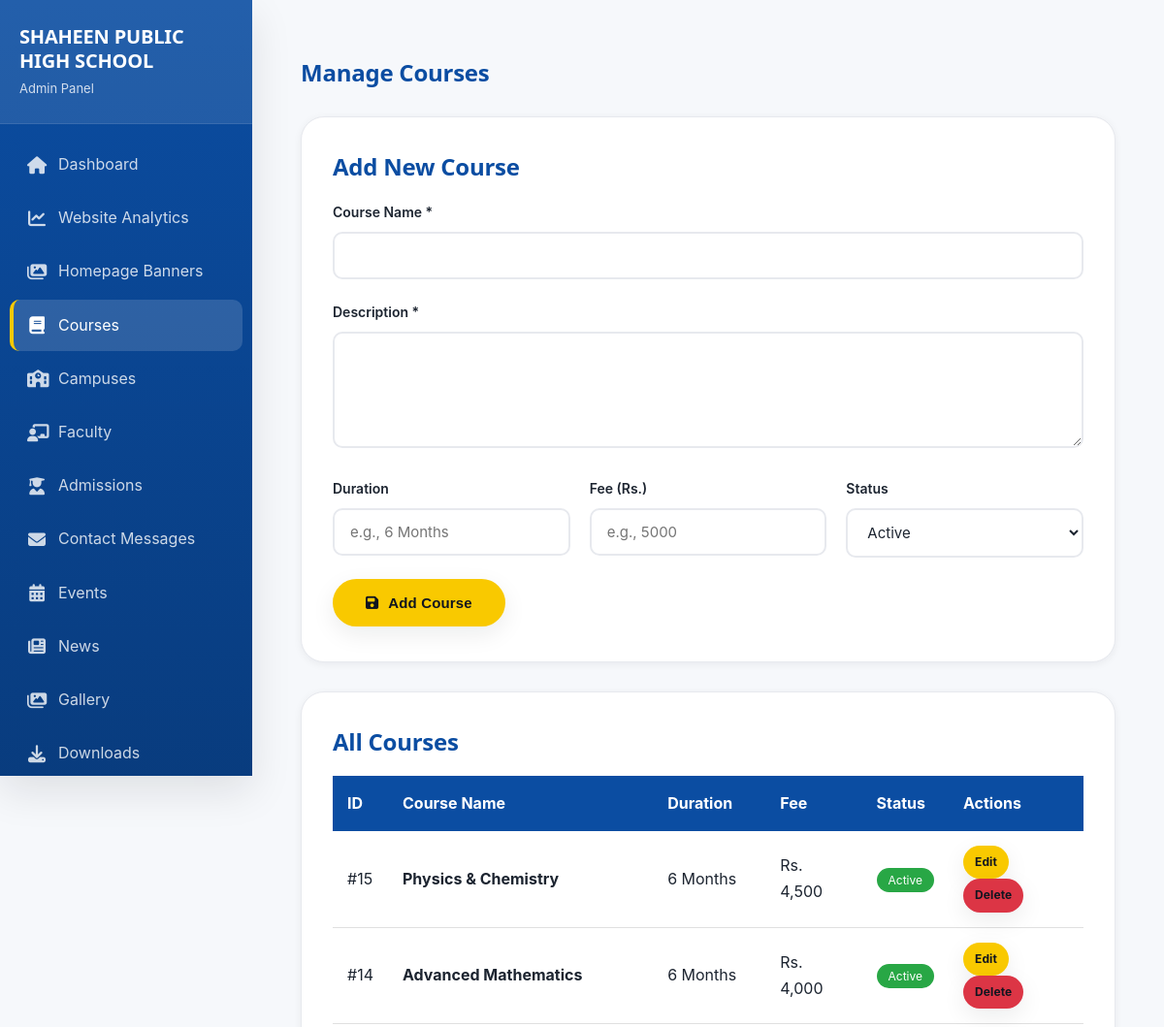
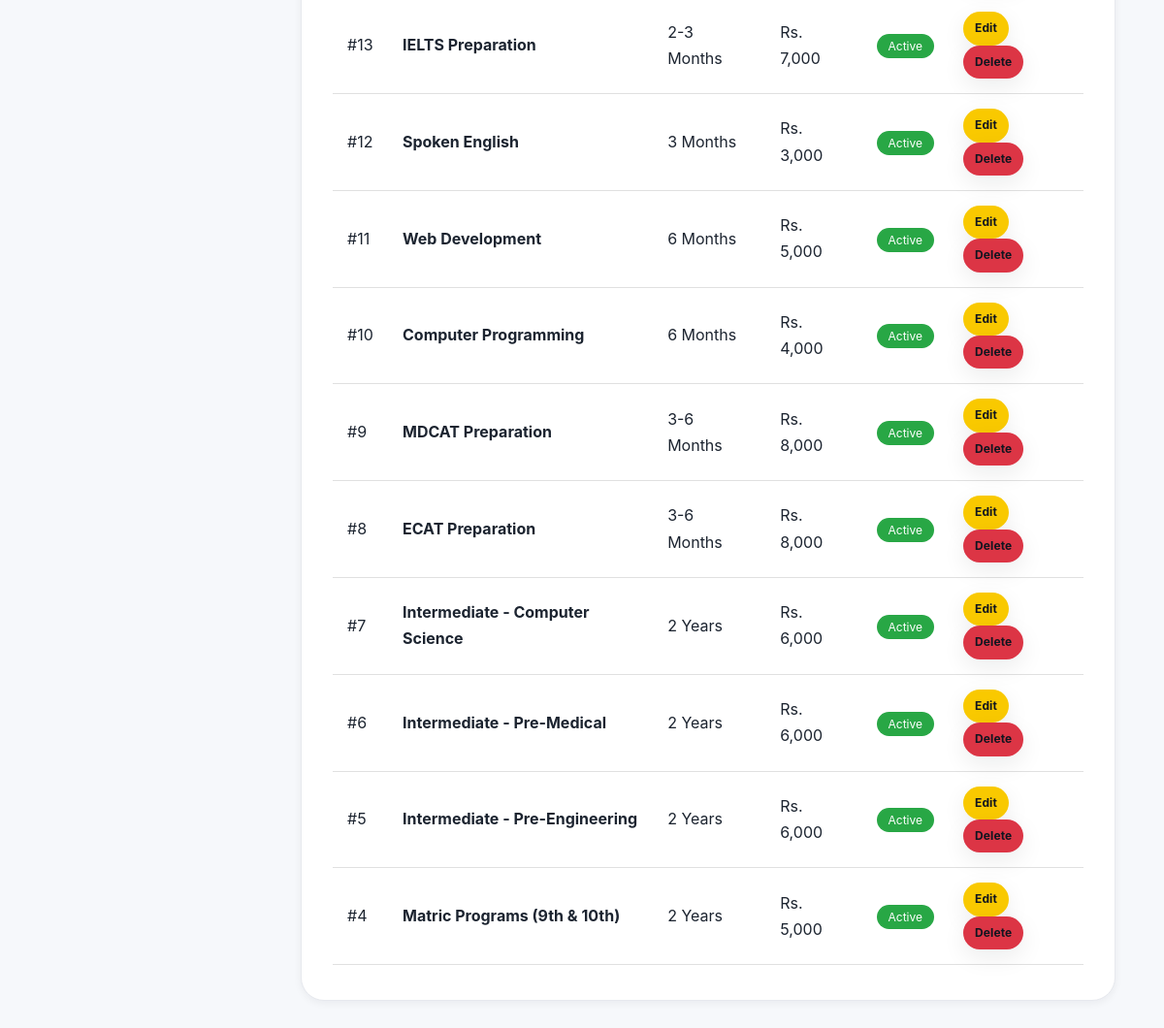
Page /AdminCP/manage_courses.php (signed in) on the committed database (2 pictures, top to bottom).
### tables this page shows
CREATE TABLE `courses` (
  `id` int(11) NOT NULL,
  `name` varchar(200) NOT NULL,
  `description` text DEFAULT NULL,
  `duration` varchar(50) DEFAULT NULL,
  `fee` decimal(10,2) DEFAULT NULL,
  `icon` varchar(50) DEFAULT NULL,
  `display_order` int(11) DEFAULT 0,
  `status` enum('active','inactive') DEFAULT 'active',
  `created_at` timestamp NOT NULL DEFAULT current_timestamp(),
  `updated_at` timestamp NOT NULL DEFAULT current_timestamp() ON UPDATE current_timestamp()
);

### AdminCP/manage_courses.php (the view, shortened to what this page needs)
<?php
require_once '../includes/config.php';
$edit_course = null;
$courses = mysqli_query($conn, "SELECT * FROM courses ORDER BY id DESC");
?>
<!DOCTYPE html>
<html lang="en">
<head>
    <link rel="stylesheet" href="../css/style.css">
    <link rel="stylesheet" href="https://cdnjs.cloudflare.com/ajax/libs/font-awesome/6.4.0/css/all.min.css">
    <link rel="stylesheet" href="assets/admin.css">
</head>
<body style="background: var(--bg-light);">
<div class="admin-shell">
<?php $active_page = 'manage_courses.php'; include 'includes/sidebar.php'; ?>
<div class="main-content">
    <div class="container" style="padding: 30px 20px;">
        <div style="display: flex; justify-content: space-between; align-items: center; margin-bottom: 30px; flex-wrap: wrap; gap: 15px;">
            <div class="admin-topbar-left">
                <h1 style="color: var(--primary-color); margin:0;">Manage Courses</h1>
            </div>
        </div>
        <div class="card" style="margin-bottom: 30px;">
            <h2 style="color: var(--primary-color); margin-bottom: 20px;"><?php echo $edit_course ? 'Edit Course' : 'Add New Course'; ?></h2>
            <form method="POST">
                <div class="form-group">
                    <label>Course Name *</label>
                    <input type="text" name="name" required value="<?php echo $edit_course ? htmlspecialchars($edit_course['name']) : ''; ?>">
                </div>
                <div class="form-group">
                    <label>Description *</label>
                    <textarea name="description" required rows="4"><?php echo $edit_course ? htmlspecialchars($edit_course['description']) : ''; ?></textarea>
                </div>
                <div style="display: grid; grid-template-columns: 1fr 1fr 1fr; gap: 20px;">
                    <div class="form-group">
                        <label>Duration</label>
                        <input type="text" name="duration" value="<?php echo $edit_course ? htmlspecialchars($edit_course['duration']) : ''; ?>" placeholder="e.g., 6 Months">
                    </div>
                    <div class="form-group">
                        <label>Fee (Rs.)</label>
                        <input type="number" name="fee" value="<?php echo $edit_course ? htmlspecialchars($edit_course['fee']) : ''; ?>" placeholder="e.g., 5000">
                    </div>
                    <div class="form-group">
                        <label>Status</label>
                        <select name="status">
                            <option value="active" <?php echo ($edit_course && $edit_course['status'] == 'active') ? 'selected' : ''; ?>>Active</option>
                        </select>
                    </div>
                </div>
                <button type="submit" class="btn btn-primary">
                    <i class="fas fa-save"></i> <?php echo $edit_course ? 'Update Course' : 'Add Course'; ?>
                </button>
            </form>
        </div>
        <div class="card" style="overflow-x: auto;">
            <h2 style="color: var(--primary-color); margin-bottom: 20px;">All Courses</h2>
            <table style="width: 100%; border-collapse: collapse;">
                <thead>
                    <tr style="background: var(--primary-color); color: white;">
                        <th style="padding: 15px; text-align: left;">ID</th>
                        <th style="padding: 15px; text-align: left;">Course Name</th>
                        <th style="padding: 15px; text-align: left;">Duration</th>
                        <th style="padding: 15px; text-align: left;">Fee</th>
                        <th style="padding: 15px; text-align: left;">Status</th>
                        <th style="padding: 15px; text-align: left;">Actions</th>
                    </tr>
                </thead>
                <tbody>
                    <?php
                    if ($courses && mysqli_num_rows($courses) > 0) {
                        while ($course = mysqli_fetch_assoc($courses)) {
                            echo '<tr style="border-bottom: 1px solid #e0e0e0;">';
                            echo '<td style="padding: 15px;">#' . $course['id'] . '</td>';
                            echo '<td style="padding: 15px;"><strong>' . htmlspecialchars($course['name']) . '</strong></td>';
                            echo '<td style="padding: 15px;">' . htmlspecialchars($course['duration']) . '</td>';
                            echo '<td style="padding: 15px;">Rs. ' . number_format($course['fee']) . '</td>';
                            echo '<td style="padding: 15px;"><span style="background: ' . ($course['status'] == 'active' ? '#28a745' : '#dc3545') . '; color: white; padding: 5px 12px; border-radius: 20px; font-size: 12px;">' . ucfirst($course['status']) . '</span></td>';
                            echo '<td style="padding: 15px;">';
                            echo '<a href="?edit=' . $course['id'] . '" class="btn btn-primary" style="padding: 5px 10px; font-size: 12px; margin-right: 5px;">Edit</a>';
                            echo '<a href="?action=delete&id=' . $course['id'] . '" class="btn btn-primary" style="padding: 5px 10px; font-size: 12px; background: #dc3545;" onclick="return confirm(\'Delete this course?\')">Delete</a>';
                            echo '</td>';
                            echo '</tr>';
                        }
                    } else {
                        echo '<tr><td colspan="6" style="padding: 30px; text-align: center; color: var(--text-light);">No courses yet</td></tr>';
                    }
                    ?>
                </tbody>
            </table>
        </div>
    </div>
    </div>
</div>
</body>
</html>

### css/style.css (style rules this page uses)
:root { --primary-color: #0B4DA2; --secondary-color: #FFFFFF; --accent-color: #F9C900; --ink: #10151f; --text-dark: #1c2430; --text-light: #5c6672; --muted: #8892a0; --border-color: #e7e9ee; --bg-light: #f6f8fb; --surface: #ffffff; --primary-dark: #0a3a7a; --primary-dark: color-mix(in srgb, var(--primary-color) 78%, black); --primary-soft: #eaf1fb; --primary-soft: color-mix(in srgb, var(--primary-color) 8%, white); --accent-dark: #d1a900; --accent-dark: color-mix(in srgb, var(--accent-color) 80%, black); --font-display: 'Plus Jakarta Sans', 'Poppins', 'Segoe UI', sans-serif; --font-body: 'Inter', 'Segoe UI', Tahoma, Geneva, Verdana, sans-serif; --radius-sm: 10px; --radius-md: 16px; --radius-lg: 24px; --radius-pill: 999px; --shadow-xs: 0 2px 8px rgba(16, 21, 31, 0.06); --shadow-sm: 0 8px 24px rgba(16, 21, 31, 0.08); --shadow-md: 0 16px 40px rgba(16, 21, 31, 0.10); --shadow-lg: 0 30px 70px rgba(16, 21, 31, 0.14); --shadow: var(--shadow-sm); --shadow-lg-legacy: var(--shadow-md); --container-width: 1240px; --transition: 280ms cubic-bezier(.4,0,.2,1); }
* { margin: 0; padding: 0; box-sizing: border-box; }
html { scroll-behavior: smooth; }
body { font-family: var(--font-body); color: var(--text-dark); line-height: 1.7; overflow-x: hidden; background: var(--surface); -webkit-font-smoothing: antialiased; -moz-osx-font-smoothing: grayscale; }
h1, h2, h3, h4, h5, h6 { font-family: var(--font-display); color: var(--ink); line-height: 1.25; letter-spacing: -0.01em; }
a { text-decoration: none; color: inherit; transition: color var(--transition), background var(--transition), border-color var(--transition), transform var(--transition), box-shadow var(--transition); }
.container { max-width: var(--container-width); margin: 0 auto; padding: 0 24px; }
.btn { display: inline-flex; align-items: center; justify-content: center; gap: 10px; padding: 14px 32px; border-radius: var(--radius-pill); font-weight: 700; font-size: 15px; letter-spacing: .01em; transition: all var(--transition); cursor: pointer; border: 2px solid transparent; }
.btn-primary { background: var(--accent-color); color: var(--ink); box-shadow: var(--shadow-sm); }
.card { background: var(--surface); border-radius: var(--radius-lg); padding: 36px 32px; box-shadow: var(--shadow-xs); transition: all var(--transition); border: 1px solid var(--border-color); }
.form-group { margin-bottom: 22px; }
.form-group label { display: block; margin-bottom: 8px; font-weight: 600; color: var(--text-dark); font-size: 14px; }
.form-group input, .form-group select, .form-group textarea { width: 100%; padding: 13px 16px; border: 2px solid var(--border-color); border-radius: var(--radius-sm); font-size: 15px; transition: all var(--transition); font-family: inherit; background: var(--surface); color: var(--text-dark); }
.form-group textarea { resize: vertical; min-height: 120px; }

### AdminCP/assets/admin.css (style rules this page uses)
* { margin: 0; padding: 0; box-sizing: border-box; }
html, body { height: 100%; }
body { background: var(--bg-light, #f5f7fa); font-family: var(--font-body, 'Segoe UI'), Tahoma, Geneva, Verdana, sans-serif; }
.admin-shell { display: grid; grid-template-columns: 260px minmax(0, 1fr); min-height: 100vh; }
.main-content { min-width: 0; padding: 30px; }
.admin-topbar-left { display: flex; align-items: center; gap: 14px; min-width: 0; }
.admin-topbar-left h1 { color: var(--primary-color, #0B4DA2); font-size: 24px; }

### rows in the picture
courses: id "15", name "Physics & Chemistry", duration "6 Months", fee "4,500", status "Active"
courses: id "14", name "Advanced Mathematics", duration "6 Months", fee "4,000", status "Active"
courses: id "13", name "IELTS Preparation", duration "2-3 Months", fee "7,000", status "Active"
courses: id "12", name "Spoken English", duration "3 Months", fee "3,000", status "Active"
courses: id "11", name "Web Development", duration "6 Months", fee "5,000", status "Active"
courses: id "10", name "Computer Programming", duration "6 Months", fee "4,000", status "Active"
courses: id "9", name "MDCAT Preparation", duration "3-6 Months", fee "8,000", status "Active"
courses: id "8", name "ECAT Preparation", duration "3-6 Months", fee "8,000", status "Active"
courses: id "7", name "Intermediate - Computer Science", duration "2 Years", fee "6,000", status "Active"
courses: id "6", name "Intermediate - Pre-Medical", duration "2 Years", fee "6,000", status "Active"
courses: id "5", name "Intermediate - Pre-Engineering", duration "2 Years", fee "6,000", status "Active"
courses: id "4", name "Matric Programs (9th & 10th)", duration "2 Years", fee "5,000", status "Active"

### other values in the picture
SITE_NAME "SHAHEEN PUBLIC HIGH SCHOOL"
$label "Dashboard"
$label "Website Analytics"
$label "Homepage Banners"
$label "Courses"
$label "Campuses"
$label "Faculty"
$label "Admissions"
$label "Contact Messages"
$label "Events"
$label "News"
$label "Gallery"
$label "Downloads"
